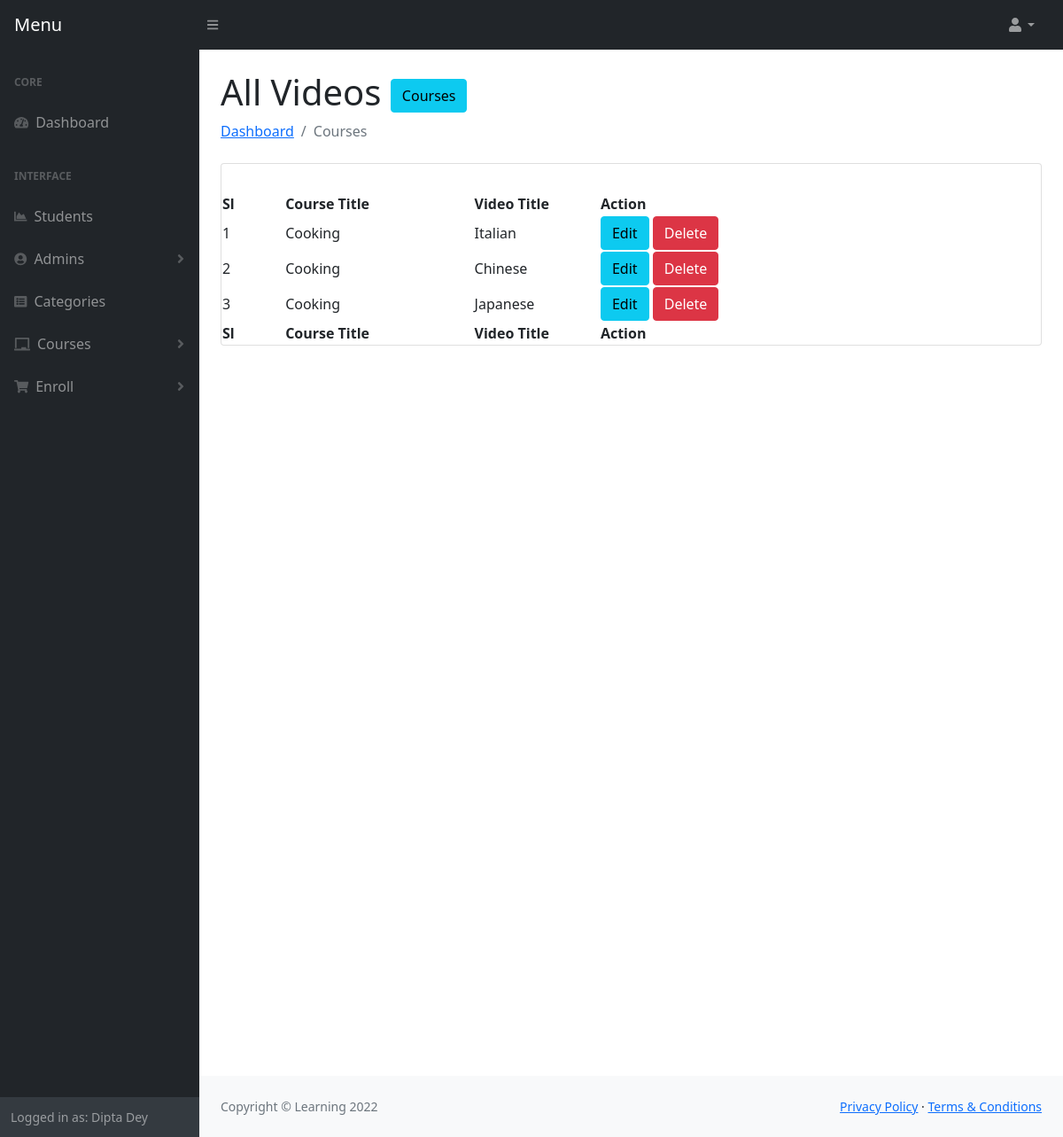
/admin/video-single.php?vidid=6 (signed in), run on the app's committed database.
### tables this page shows
CREATE TABLE `videos` (
  `video_id` int(11) NOT NULL,
  `video_title` varchar(255) NOT NULL,
  `video_url` varchar(255) NOT NULL,
  `course_id` int(11) NOT NULL
);

CREATE TABLE `courses` (
  `course_id` int(11) NOT NULL,
  `category_id` int(11) NOT NULL,
  `course_title` varchar(191) NOT NULL,
  `banner` varchar(191) NOT NULL,
  `short_description` text NOT NULL,
  `description` longtext NOT NULL,
  `price` varchar(191) NOT NULL,
  `discount` varchar(100) NOT NULL,
  `hours` varchar(100) NOT NULL,
  `total_hit` int(11) NOT NULL,
  `ratting` int(11) NOT NULL,
  `demo_video` varchar(191) DEFAULT NULL,
  `is_active` tinyint(4) NOT NULL,
  `created_at` timestamp NOT NULL DEFAULT current_timestamp()
);

### admin/video-single.php (the view, shortened to what this page needs)
<?php
include 'header.php';
include '../Controller/database.php';
?>
<main>
    <div class="container-fluid px-4">
        <h1 class="mt-4">All Videos <a class="btn btn-info" href="courses.php">Courses</a></h1>
        <ol class="breadcrumb mb-4">
            <li class="breadcrumb-item"><a href="index.php">Dashboard</a></li>
            <li class="breadcrumb-item active">Courses</li>
        </ol>
        <div class="card mb-4">
            <div class="card-body">
            </div>
            <table id="datatablesSimple">
                <thead>
                    <tr>
                        <th width="5%">Sl</th>
                        <th width="15%">Course Title</th>
                        <th width="10%">Video Title</th>
                        <th width="35%">Action</th>
                    </tr>
                </thead>
                <tfoot>
                    <tr>
                        <th>Sl</th>
                        <th>Course Title</th>
                        <th>Video Title</th>
                        <th>Action</th>
                    </tr>
                </tfoot>
                <tbody>
                    <?php
                    if (isset($_GET['vidid'])) {
                        $vidid = $_GET['vidid'];
                    }
                    $query = "SELECT * FROM videos left join courses on courses.course_id=videos.course_id where videos.course_id =$vidid Order By video_id desc";
                    $result = $con->query($query);
                    if ($result->num_rows > 0) {
                        $i = 0;
                        foreach ($result as $key => $value) {
                            $i++;
                    ?>
                            <tr>
                                <td><?php echo $i; ?></td>
                                <td><?php echo $value['course_title'] ?></td>
                                <td><?php echo $value['video_title'] ?></td>
                                <td>
                                    <a href="editvideo.php?editid=<?php echo $value['video_id']; ?>" class="btn btn-info">Edit</a>
                                    <a onclick="return confirm('Are you sure to Delete?');" href="?delid=<?php echo $value['video_id']; ?>&vidid=<?php echo $vidid; ?>" class="btn btn-danger">Delete</a>
                                </td>
                            </tr>
                    <?php }
                    } ?>
                </tbody>
            </table>
        </div>
        <div style="height: 100vh"></div>
    </div>
</main>
<?php include 'footer.php'; ?>

### data on the page
videos: course.course_title "Cooking", video_title "Italian"
videos: course.course_title "Cooking", video_title "Chinese"
videos: course.course_title "Cooking", video_title "Japanese"

### other printed values
$_SESSION['first_name'] "Dipta"
$_SESSION['last_name'] "Dey"
